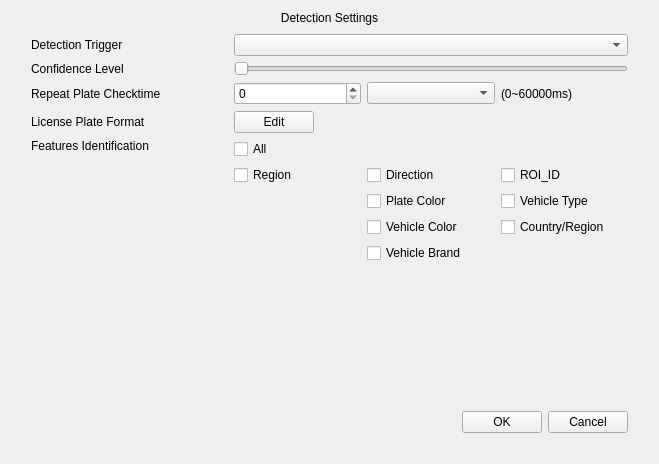
<?xml version="1.0" encoding="UTF-8"?>
<ui version="4.0">
 <class>AnprDetectionSettings</class>
 <widget class="QWidget" name="AnprDetectionSettings">
  <property name="geometry">
   <rect>
    <x>0</x>
    <y>0</y>
    <width>659</width>
    <height>464</height>
   </rect>
  </property>
  <property name="windowTitle">
   <string>Dialog</string>
  </property>
  <layout class="QGridLayout" name="gridLayout">
   <property name="verticalSpacing">
    <number>0</number>
   </property>
   <item row="0" column="0">
    <widget class="QLabel" name="label_title">
     <property name="text">
      <string>Detection Settings</string>
     </property>
     <property name="alignment">
      <set>Qt::AlignCenter</set>
     </property>
    </widget>
   </item>
   <item row="1" column="0">
    <widget class="QWidget" name="widget_background" native="true">
     <property name="sizePolicy">
      <sizepolicy hsizetype="Preferred" vsizetype="Expanding">
       <horstretch>0</horstretch>
       <verstretch>0</verstretch>
      </sizepolicy>
     </property>
     <property name="focusPolicy">
      <enum>Qt::StrongFocus</enum>
     </property>
     <layout class="QVBoxLayout" name="verticalLayout_2">
      <property name="leftMargin">
       <number>20</number>
      </property>
      <property name="rightMargin">
       <number>20</number>
      </property>
      <property name="bottomMargin">
       <number>20</number>
      </property>
      <item>
       <layout class="QGridLayout" name="gridLayout_2">
        <item row="1" column="0">
         <widget class="QLabel" name="label_confidenceLevel">
          <property name="text">
           <string>Confidence Level</string>
          </property>
         </widget>
        </item>
        <item row="0" column="0">
         <widget class="QLabel" name="label_detectionTrigger">
          <property name="sizePolicy">
           <sizepolicy hsizetype="Preferred" vsizetype="Preferred">
            <horstretch>1</horstretch>
            <verstretch>0</verstretch>
           </sizepolicy>
          </property>
          <property name="text">
           <string>Detection Trigger</string>
          </property>
         </widget>
        </item>
        <item row="0" column="1">
         <widget class="ComboBox" name="comboBox_detectionTrigger">
          <property name="sizePolicy">
           <sizepolicy hsizetype="Preferred" vsizetype="Fixed">
            <horstretch>2</horstretch>
            <verstretch>0</verstretch>
           </sizepolicy>
          </property>
         </widget>
        </item>
        <item row="4" column="1">
         <layout class="QVBoxLayout" name="verticalLayout_3">
          <item>
           <widget class="QCheckBox" name="checkBox_all">
            <property name="text">
             <string>All</string>
            </property>
           </widget>
          </item>
          <item>
           <widget class="QWidget" name="widget" native="true">
            <layout class="QGridLayout" name="gridLayout_3">
             <property name="leftMargin">
              <number>0</number>
             </property>
             <property name="topMargin">
              <number>0</number>
             </property>
             <property name="rightMargin">
              <number>0</number>
             </property>
             <property name="bottomMargin">
              <number>0</number>
             </property>
             <item row="1" column="1">
              <widget class="QCheckBox" name="checkBoxPlateColor">
               <property name="text">
                <string>Plate Color</string>
               </property>
              </widget>
             </item>
             <item row="2" column="1">
              <widget class="QCheckBox" name="checkBoxVehicleColor">
               <property name="text">
                <string>Vehicle Color</string>
               </property>
              </widget>
             </item>
             <item row="0" column="1">
              <widget class="QCheckBox" name="checkBox_direction">
               <property name="text">
                <string>Direction</string>
               </property>
              </widget>
             </item>
             <item row="0" column="2">
              <widget class="QCheckBox" name="checkBox_roi_id">
               <property name="text">
                <string>ROI_ID</string>
               </property>
              </widget>
             </item>
             <item row="1" column="2">
              <widget class="QCheckBox" name="checkBoxVehicleType">
               <property name="text">
                <string>Vehicle Type</string>
               </property>
              </widget>
             </item>
             <item row="3" column="1">
              <widget class="QCheckBox" name="checkBoxVehicleBrand">
               <property name="text">
                <string>Vehicle Brand</string>
               </property>
              </widget>
             </item>
             <item row="0" column="0">
              <widget class="QCheckBox" name="checkBox_region">
               <property name="text">
                <string>Region</string>
               </property>
              </widget>
             </item>
             <item row="2" column="2">
              <widget class="QCheckBox" name="checkBoxCountryRegion">
               <property name="text">
                <string>Country/Region</string>
               </property>
              </widget>
             </item>
            </layout>
           </widget>
          </item>
         </layout>
        </item>
        <item row="3" column="0">
         <widget class="QLabel" name="label_licensePlateFormat">
          <property name="text">
           <string>License Plate Format</string>
          </property>
         </widget>
        </item>
        <item row="1" column="1">
         <widget class="BaseSlider" name="horizontalSlider_confidenceLevel">
          <property name="sizePolicy">
           <sizepolicy hsizetype="Ignored" vsizetype="Ignored">
            <horstretch>0</horstretch>
            <verstretch>0</verstretch>
           </sizepolicy>
          </property>
          <property name="orientation">
           <enum>Qt::Horizontal</enum>
          </property>
         </widget>
        </item>
        <item row="2" column="0">
         <widget class="QLabel" name="label_repeatPlateChecktime">
          <property name="text">
           <string>Repeat Plate Checktime</string>
          </property>
         </widget>
        </item>
        <item row="2" column="1">
         <layout class="QHBoxLayout" name="horizontalLayout">
          <item>
           <widget class="MySpinBox" name="spinBox_checktime"/>
          </item>
          <item>
           <widget class="ComboBox" name="comboBox_checktime"/>
          </item>
          <item>
           <widget class="NormalLabel" name="label_checktime">
            <property name="text">
             <string>(0~60000ms)</string>
            </property>
           </widget>
          </item>
         </layout>
        </item>
        <item row="4" column="0">
         <layout class="QVBoxLayout" name="verticalLayout">
          <item>
           <widget class="QLabel" name="label_featuresIdentification">
            <property name="text">
             <string>Features Identification</string>
            </property>
           </widget>
          </item>
          <item>
           <spacer name="verticalSpacer_2">
            <property name="orientation">
             <enum>Qt::Vertical</enum>
            </property>
            <property name="sizeHint" stdset="0">
             <size>
              <width>20</width>
              <height>10</height>
             </size>
            </property>
           </spacer>
          </item>
         </layout>
        </item>
        <item row="3" column="1">
         <widget class="QWidget" name="widgetLicensePlateFormat" native="true">
          <layout class="QHBoxLayout" name="horizontalLayout_4">
           <property name="leftMargin">
            <number>0</number>
           </property>
           <property name="topMargin">
            <number>0</number>
           </property>
           <property name="rightMargin">
            <number>0</number>
           </property>
           <property name="bottomMargin">
            <number>0</number>
           </property>
           <item>
            <widget class="QPushButton" name="pushButton_editLicensePlateFormat">
             <property name="text">
              <string>Edit</string>
             </property>
            </widget>
           </item>
           <item>
            <spacer name="horizontalSpacer_2">
             <property name="orientation">
              <enum>Qt::Horizontal</enum>
             </property>
             <property name="sizeHint" stdset="0">
              <size>
               <width>40</width>
               <height>20</height>
              </size>
             </property>
            </spacer>
           </item>
          </layout>
         </widget>
        </item>
       </layout>
      </item>
      <item>
       <spacer name="verticalSpacer">
        <property name="orientation">
         <enum>Qt::Vertical</enum>
        </property>
        <property name="sizeHint" stdset="0">
         <size>
          <width>20</width>
          <height>59</height>
         </size>
        </property>
       </spacer>
      </item>
      <item>
       <layout class="QHBoxLayout" name="horizontalLayout_2">
        <item>
         <spacer name="horizontalSpacer">
          <property name="orientation">
           <enum>Qt::Horizontal</enum>
          </property>
          <property name="sizeHint" stdset="0">
           <size>
            <width>40</width>
            <height>20</height>
           </size>
          </property>
         </spacer>
        </item>
        <item>
         <widget class="MyPushButton" name="pushButton_ok">
          <property name="text">
           <string>OK</string>
          </property>
         </widget>
        </item>
        <item>
         <widget class="MyPushButton" name="pushButton_cancel">
          <property name="text">
           <string>Cancel</string>
          </property>
         </widget>
        </item>
       </layout>
      </item>
     </layout>
    </widget>
   </item>
  </layout>
 </widget>
 <customwidgets>
  <customwidget>
   <class>ComboBox</class>
   <extends>QComboBox</extends>
   <header>combobox.h</header>
  </customwidget>
  <customwidget>
   <class>MyPushButton</class>
   <extends>QPushButton</extends>
   <header>mypushbutton.h</header>
  </customwidget>
  <customwidget>
   <class>BaseSlider</class>
   <extends>QSlider</extends>
   <header>baseslider.h</header>
   <container>1</container>
  </customwidget>
  <customwidget>
   <class>NormalLabel</class>
   <extends>QLabel</extends>
   <header>normallabel.h</header>
  </customwidget>
  <customwidget>
   <class>MySpinBox</class>
   <extends>QSpinBox</extends>
   <header>myspinbox.h</header>
  </customwidget>
 </customwidgets>
 <resources/>
 <connections/>
</ui>
